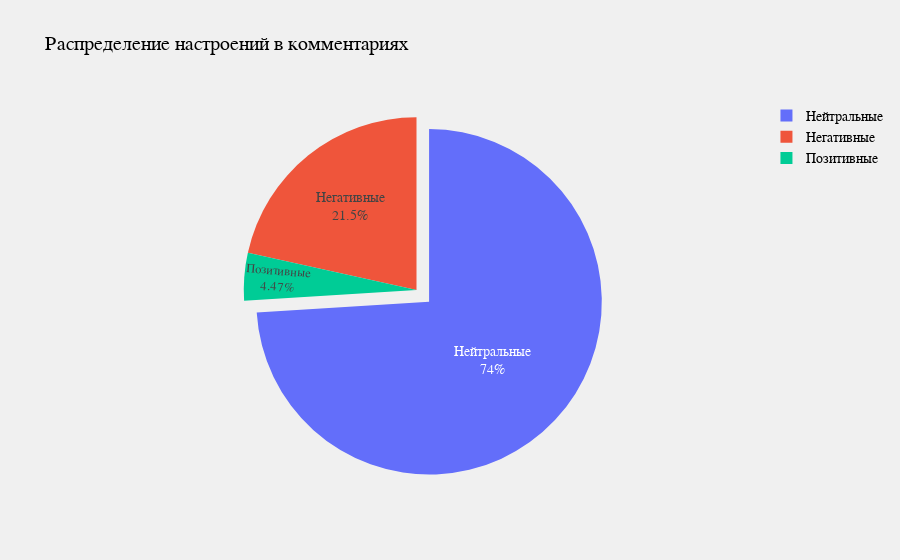

Notebook code for this chart:
### Code cell
fig = go.Figure(
    go.Pie(
        labels=sentiment_counts.index,
        values=sentiment_counts.values,
        pull=[0.1 if i == sentiment_counts.idxmax() else 0 for i in sentiment_counts.index]
    )
)

fig.update_traces(textposition='inside', textinfo='percent+label')
fig.update_layout(
    title_text='Распределение настроений в комментариях',
    plot_bgcolor='rgba(255,255,255,1)',
    paper_bgcolor='rgba(240,240,240,1)',
    font=dict(
        family="Arial, sans-serif",
        size=14,
        color="black"
    ),
    template='plotly_dark',
)

fig.show()

### Figure 1 — Plotly figure (JSON) as saved in the notebook; plotly's stock layout.template omitted (floating-point values rounded to 4 significant figures)
{"data": [{"labels": ["Нейтральные", "Негативные", "Позитивные"], "pull": [0.1, 0, 0], "values": [13640, 3968, 823], "type": "pie", "textinfo": "percent+label", "textposition": "inside"}], "layout": {"title": {"text": "Распределение настроений в комментариях"}, "font": {"family": "Arial, sans-serif", "size": 14, "color": "black"}, "plot_bgcolor": "rgba(255,255,255,1)", "paper_bgcolor": "rgba(240,240,240,1)"}}
